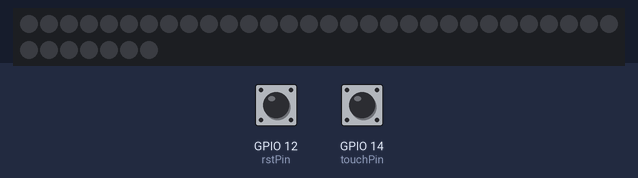
Simulated run of this sketch. Board: ESP32. Parts: 37 RGB LEDs in strip order, left to right, continuing on the next row. Inputs (shaded band) come from the test bench; at power-on: GPIO 14 (touchPin) HIGH, GPIO 12 (rstPin) HIGH. Dim RGB values are drawn brighter than linear; WiFi joins after 1.5 s; servers stay silent unless stated; no MQTT or app messages arrive unless stated; what the sketch prints to the serial monitor is not drawn.

Above: at 17.3 s.
17.4 s: GPIO 14 (touchPin) pulled LOW for 1 s
At 21.2 s:
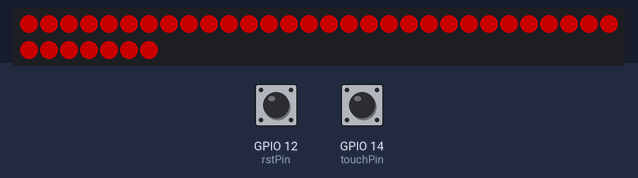
21.4 s: GPIO 14 (touchPin) pulled LOW for 0.15 s
At 22.8 s:
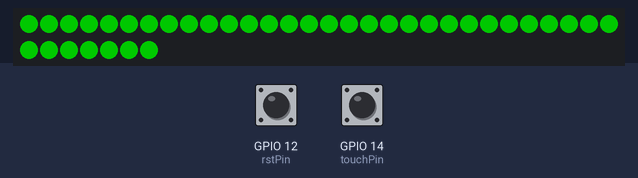
24.5 s: GPIO 12 (rstPin) pulled LOW for 3.2 s
At 26.69 s:
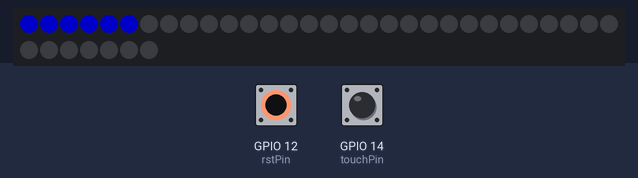
29.2 s: GPIO 14 (touchPin) pulled LOW for 1 s
At 30.8 s:
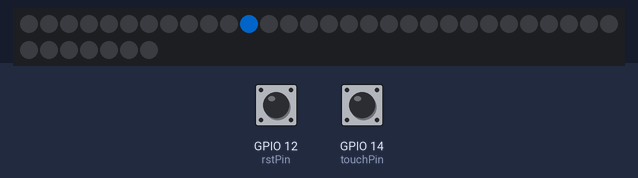
33.8 s: GPIO 14 (touchPin) pulled LOW for 0.15 s
At 34.6 s:
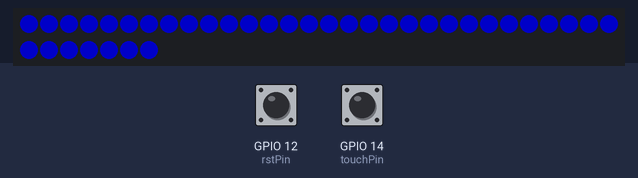
Timing chart, 0 to 36.8 s (numbered marks = the images above; inputs shaded):
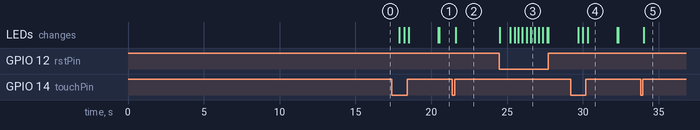

Measured:
- after the input at 17.4 s, the LEDs: change after 0.50 s (image 1)
- after the input at 21.4 s, the LEDs: change after 0.20 s (image 2)
- after the input at 29.2 s, the LEDs: first change after 0.50 s (image 4 shows a later state)
- after the input at 33.8 s, the LEDs: change after 0.20 s (image 5)

The sketch:

Lamp_Device_V1.ino
```cpp
#include <WiFi.h>
#include <WiFiManager.h>
#include <PubSubClient.h>
#include <Adafruit_NeoPixel.h>
#include <String.h>

#define rstPin 12
#define LEDPin 13
#define touchPin 14
#define LEDCount 37

const int maxRetries = 5;
const int retryDelay = 3000;  // milliseconds
int tries = 0;

int brightness = 100;
int varBright = 255;
int rstTime = 0;
bool canRst = true;
bool hasShowPattern = true;
int LEDNum = 0;
const int maxCount = 6500;
unsigned long lastPressTime = 0;
bool isFirstPress = true;
bool isButtonPressed = false;  // Flag to track button state
int timeout = 120;             // seconds to run for
int pattern = 0;
int numPatterns = 6;
bool canChange = true;
bool canPub = false;
bool patternOn = false;
bool brokerConnect = false;
int touchState = HIGH;
int lastTouchState = HIGH;
unsigned long touchTime = 0;
unsigned long lastDebounceTime = 0;  // the last time the output pin was toggled
unsigned long lightOnTime = 0;
unsigned long debounceDelay = 50;  // the debounce time; increase if the output flickers
unsigned long lastConnectCheck = 0;
int checkTime = 5 * 1000;  // 5 seconds

const char* mqttUser = "User";
const char* mqttPassword = "Password";
const char* mqttServer = "75.130.245.232";
const int mqttPort = 1883;
const char* clientId = "ESP32_2";  // Change for other ESP32
const char* publishTopic = "esp32/client2/data";
const char* subscribeTopic = "esp32/client1/data";
bool canAcceptMessage = true;
String apName = "Lamp ";
char* msgTypeOp[3] = { "Send", "Confirm", "Reply" };
char* msgFrom;
char* msgType;
int msgValue;

Adafruit_NeoPixel strip(LEDCount, LEDPin, NEO_GRB + NEO_KHZ800);
WiFiClient espClient;
PubSubClient client(espClient);

void setup() {
  apName += clientId;  // Uses String object's overloaded + operator
  WiFi.mode(WIFI_STA);
  Serial.begin(115200);
  strip.begin();
  strip.show();
  strip.setBrightness(brightness);
  pinMode(rstPin, INPUT_PULLUP);
  pinMode(touchPin, INPUT_PULLUP);
}

void loop() {
  if (lastConnectCheck < millis() + checkTime) {
    lastConnectCheck = millis();
    checkNetworkConnection();
  }
  client.loop();
  int rstState = digitalRead(rstPin);
  unsigned long currentTime = millis();
  int touchState = digitalRead(touchPin);
  if ((millis() - lightOnTime) > 3000 && patternOn) {
    strip.clear();
    strip.show();
    patternOn = false;
    Serial.println("LIGHT OFF");
  }
  // Button pressed
  if (rstState == LOW && touchState == HIGH) {
    // Debounce to avoid false detections
    if (!isButtonPressed) {
      isButtonPressed = true;

      // First press
      if (isFirstPress) {
        lastPressTime = currentTime;
        isFirstPress = false;
        strip.clear();
        strip.show();
        patternOn = false;
      }
      // Second press within 3 seconds
      else if (currentTime - lastPressTime < 3000) {
        // Perform specific actions here (e.g., enter AP mode)
        WiFiManager wm;
        //wm.resetSettings();
        wm.setConfigPortalTimeout(timeout);

        if (!wm.startConfigPortal(apName.c_str())) {
          Serial.println("Failed to connect and hit timeout");
          delay(3000);
          ESP.restart();
          delay(5000);
        }

        Serial.println("Connected...yeey :)");
        isFirstPress = true;
      }
    }
    if (rstTime < maxCount && canRst) {
      rstTime++;
    } else if (rstTime >= maxCount) {
      int i = 0;
      rstTime = 1;
      canRst = false;
      while (i < 255 * 2) {
        strip.fill(strip.Color(0, 255 - i / 2, 0), 0, LEDCount);
        strip.show();
        i++;
      }
    }
    if (rstTime > 500 && rstTime < maxCount) {
      LEDNum = map(rstTime, 500, maxCount, 0, LEDCount);
      isFirstPress = true;
      strip.setPixelColor(LEDNum, strip.Color(0, 0, 255));
      strip.show();
    }
  }
  // Button not pressed
  else {
    // Debounce to avoid false detections
    if (isButtonPressed) {
      isButtonPressed = false;
      strip.fill(strip.Color(0, 0, 0), 0, LEDCount);
      strip.show();
      // Reset for a single press
      if (currentTime - lastPressTime >= 3000) {
        isFirstPress = true;
      }
      rstTime = 0;
      canRst = true;
    }
  }
  if (touchState != lastTouchState) {
    touchTime = millis();
    if (touchState == HIGH) {
      delay(50);
      if (touchState == HIGH) {
        varBright = 255;
        Serial.println("NOT PRESSED");
      }
    } else {
      canChange = true;
      hasShowPattern = false;
      Serial.println("PRESSED");
    }
    lastTouchState = touchState;
  } else if ((millis() - touchTime) > 500 && touchState == LOW && rstState == HIGH) {
    Serial.println("HELD");
    if (varBright > 0) {
      varBright--;
      patterns(pattern);
      strip.show();
      canChange = false;
    } else {
      if (canPub) {
        canPub = false;
        String message = "<" + String(clientId) + "," + String(msgTypeOp[0]) + "," + String(pattern) + ">\n";
        Serial.print("Published message: ");
        Serial.println(message.c_str());
        client.publish(publishTopic, message.c_str());
        sendAnim();
      }
  }
}
else if ((millis() - touchTime) < 500 && touchState == HIGH && (millis() - touchTime) > 0 && rstState == HIGH) {
  if (canChange) {
    Serial.println("SHORT");
    canChange = false;
    Serial.print("Previous Pattern: ");
    Serial.println(pattern);
    if (patternOn) {

      if (pattern >= numPatterns) {
        pattern = 0;
      } else {
        pattern++;
      }
    } else {
      patternOn = true;
    }
    Serial.print("Pattern: ");
    Serial.println(pattern);
  }
  if (!hasShowPattern) {
    hasShowPattern = true;
    patterns(pattern);
    strip.show();
  }
}
}

void patterns(int op) {
  Serial.print("Run: ");
  Serial.println(op);
  canPub = true;
  lightOnTime = millis();
  switch (op) {
    case 0:
      strip.fill(strip.Color(varBright, 0, 0), 0, LEDCount);
      break;
    case 1:
      strip.fill(strip.Color(0, varBright, 0), 0, LEDCount);
      break;
    case 2:
      strip.fill(strip.Color(0, 0, varBright), 0, LEDCount);
      break;
    case 3:
      strip.fill(strip.Color(varBright, varBright, 0), 0, LEDCount);
      break;
    case 4:
      strip.fill(strip.Color(varBright, 0, varBright), 0, LEDCount);
      break;
    case 5:
      strip.fill(strip.Color(0, varBright, varBright), 0, LEDCount);
      break;
    case 6:
      strip.fill(strip.Color(varBright, varBright, varBright), 0, LEDCount);
      break;
  }
  patternOn = true;
}

void checkNetworkConnection() {
  // Check internet connectivity after successful connection
  //Serial.print("Checking internet connection...");
  if (WiFi.isConnected()) {
    //Serial.println("Connected to Internet!");
    //Serial.println(WiFi.localIP());
    if (!brokerConnect) {
      brokerConnect = true;
      client.setServer(mqttServer, mqttPort);
      client.setCallback(callback);
      // Connect to the MQTT broker
      reconnect();
    } else if (!client.connected()) {
      reconnect();
    }
  } else {
    Serial.println("No internet connection. Retrying...");

    // Retry connection for a limited time
    for (int i = 0; i < maxRetries; i++) {
      Serial.print(".");
      delay(retryDelay);

      // Check internet again
      if (WiFi.isConnected()) {
        break;
      }
      tries++;
    }

    // If still no connection, start AP
    if (tries == maxRetries) {
      tries = 0;
      Serial.println("\nTimeout reached. Starting AP...");
      WiFiManager wm;
      //wm.resetSettings();
      wm.setConfigPortalTimeout(timeout);

      if (!wm.startConfigPortal(apName.c_str())) {
        Serial.println("Failed to connect and hit timeout");
        delay(3000);
        ESP.restart();
        delay(5000);
      }

      Serial.println("Connected...yeey :)");
    }
  }
}

void reconnect() {
  // Loop until reconnected
  while (!client.connected()) {
    Serial.print("Attempting MQTT connection...");
    if (client.connect(clientId)) {
      Serial.println("connected");
      client.subscribe(subscribeTopic);
    } else {
      Serial.print("failed, rc=");
      Serial.print(client.state());
      Serial.println(" try again in 5 seconds");
      delay(5000);
    }
  }
}

char message[128];     // Define an array to store the incoming message
int messageIndex = 0;  // Keeps track of the current index in the message array

void callback(char* topic, byte* payload, unsigned int length) {
  // Check if we can accept another message
  if (!canAcceptMessage) {
    Serial.println("Busy, please try again later.");
    return;
  }

  // Store the full incoming message
  char message[length + 1];
  for (int i = 0; i < length; i++) {
    message[i] = (char)payload[i];
  }
  message[length] = '\0';

  // Parse the message using a custom parsing function
  parseMessage(message);

  playAnim();

  // Reset the canAcceptMessage flag
  canAcceptMessage = true;
  Serial.println("DONE!");
}

void parseMessage(char* message) {
  // Strip the leading '<' character from the message
  if (message[0] == '<') {
    message++;
  }

  // Split the message into tokens based on delimiters
  char* tokens[3];
  char* token = strtok_r(message, ",", &message);
  int i = 0;

  while (token != NULL) {
    // Remove leading and trailing spaces from the token
    token = strtok_r(token, " ", &token);

    tokens[i++] = token;
    token = strtok_r(message, ",", &message);
  }

  if (i != 3) {
    // Invalid message format
    Serial.println("Invalid message format");
    return;
  }

  // Extract message components
  msgFrom = tokens[0];
  msgType = tokens[1];
  strncpy(msgFrom, tokens[0], sizeof(msgFrom));
  strncpy(msgType, tokens[1], sizeof(msgType));
  msgValue = atoi(tokens[2]);

  // Process parsed values
  Serial.print("Message from: ");
  Serial.println(msgFrom);
  Serial.print("Message type: ");
  Serial.println(msgType);
  Serial.print("Value: ");
  Serial.println(msgValue);
}

void sendAnim() {
  int s = 0;
  while (s < 6) {
    if (s == 0) {
      for (int i = 0; i < LEDCount; i++) {
        strip.clear();
        strip.setPixelColor(i, strip.Color(0, 127, 255));
        strip.show();
        delay(10);
      }
    } else if (s == 1 || s == 3 || s == 5) {
      for (int i = 255; i > 0 ; i--) {
        strip.fill(strip.Color(0, i / 2, i), 0, LEDCount);
        strip.show();
      }
    } else if (s == 2 || s == 4 || s == 6) {
      for (int i = 0; i < 255 ; i++) {
        strip.fill(strip.Color(0, i / 2, i), 0, LEDCount);
        strip.show();
      }
    }
    s++;
  }
}

void recAnim() {
  int s = 0;
  while (s < 6) {
    if (s == 0) {
      for (int i = LEDCount; i > 0; i--) {
        strip.clear();
        strip.setPixelColor(i, strip.Color(0, 127, 255));
        strip.show();
        delay(20);
      }
    } else if (s == 1 || s == 3 || s == 5) {
      for (int i = 255; i > 0 ; i--) {
        strip.fill(strip.Color(0, i / 2, i), 0, LEDCount);
        strip.show();
      }
    } else if (s == 2 || s == 4 || s == 6) {
      for (int i = 0; i < 255 ; i++) {
        strip.fill(strip.Color(0, i / 2, i), 0, LEDCount);
        strip.show();
      }
    }
    s++;
  }
}

void replyAnim() {
}

void confAnim() {
}

void errorAnim() {
}

void playAnim() {
  Serial.print("Message Type: ");
  Serial.println(msgType);
  Serial.print("Playing Animation: ");

  if (strcmp(msgType, msgTypeOp[0]) == 0) {
    recAnim();
    Serial.println("Send");
  } else if (strcmp(msgType, msgTypeOp[1]) == 0) {
    confAnim();
    Serial.println("Confirm");
  } else if (strcmp(msgType, msgTypeOp[2]) == 0) {
    replyAnim();
    Serial.println("Reply");
  } else {
    errorAnim();
    Serial.println("Error");
  }
}
```
